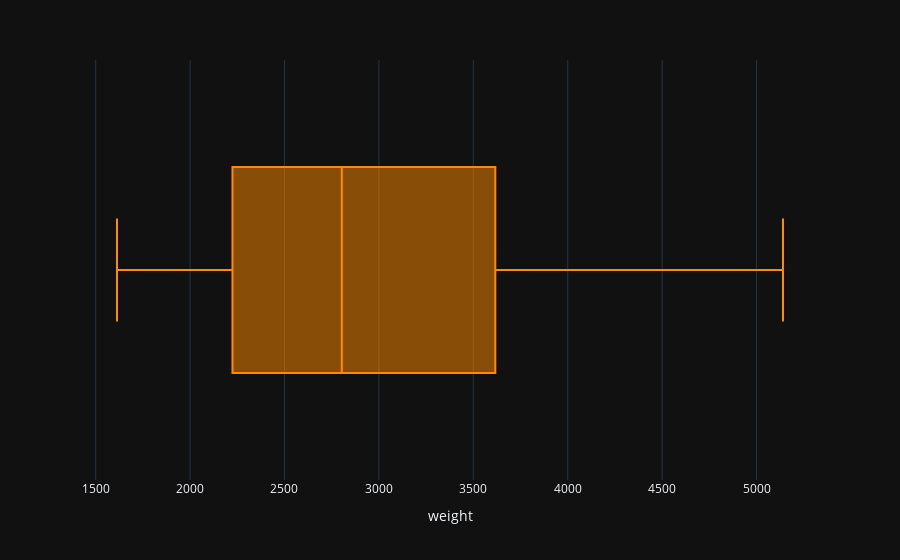

Here is the notebook cell this chart was saved with:
### Code cell
px.box(
    df,
    x=weight,
    color_discrete_sequence=['darkorange']
)

### Figure 1 — Plotly figure (JSON) as saved in the notebook; plotly's stock layout.template omitted (floating-point values rounded to 4 significant figures; data arrays with more than 128 entries replaced by an {"elided": "..."} marker saying what was removed)
{"data": [{"alignmentgroup": "True", "hovertemplate": "weight=%{x}<extra></extra>", "legendgroup": "", "marker": {"color": "darkorange"}, "name": "", "notched": false, "offsetgroup": "", "orientation": "h", "showlegend": false, "type": "box", "x": {"elided": "392 int values"}, "x0": " ", "xaxis": "x", "y0": " ", "yaxis": "y"}], "layout": {"boxmode": "group", "legend": {"tracegroupgap": 0}, "margin": {"t": 60}, "xaxis": {"anchor": "y", "domain": [0, 1], "title": {"text": "weight"}}, "yaxis": {"anchor": "x", "domain": [0, 1]}}}
